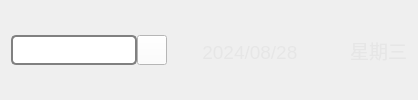
     <widget class="QWidget" name="widget_01" native="true">
      <layout class="QHBoxLayout" name="horizontalLayout_12" stretch="0,3">
       <property name="spacing">
        <number>35</number>
       </property>
       <item>
        <layout class="QHBoxLayout" name="horizontalLayout">
         <property name="spacing">
          <number>0</number>
         </property>
         <item>
          <widget class="QLineEdit" name="lineEdit_City">
           <property name="minimumSize">
            <size>
             <width>0</width>
             <height>30</height>
            </size>
           </property>
           <property name="styleSheet">
            <string notr="true"> QLineEdit {
     border: 2px solid gray;
     border-radius: 5px;
     padding: 0 8px;
     background: white;
     selection-background-color: darkgray;
 }
</string>
           </property>
           <property name="text">
            <string/>
           </property>
          </widget>
         </item>
         <item>
          <widget class="QPushButton" name="pushButton_Search">
           <property name="minimumSize">
            <size>
             <width>30</width>
             <height>30</height>
            </size>
           </property>
           <property name="maximumSize">
            <size>
             <width>30</width>
             <height>30</height>
            </size>
           </property>
           <property name="styleSheet">
            <string notr="true">background-color: rgb(255, 255, 255);</string>
           </property>
           <property name="text">
            <string/>
           </property>
           <property name="icon">
            <iconset resource="../res.qrc">
             <normaloff>:/res/search.png</normaloff>:/res/search.png</iconset>
           </property>
          </widget>
         </item>
        </layout>
       </item>
       <item>
        <widget class="QLabel" name="label_Date">
         <property name="font">
          <font>
           <family>Microsoft YaHei UI</family>
           <pointsize>14</pointsize>
           <weight>50</weight>
           <italic>false</italic>
           <bold>false</bold>
          </font>
         </property>
         <property name="styleSheet">
          <string notr="true">color: rgb(230, 230, 230);</string>
         </property>
         <property name="text">
          <string>2024/08/28          星期三</string>
         </property>
         <property name="alignment">
          <set>Qt::AlignRight|Qt::AlignTrailing|Qt::AlignVCenter</set>
         </property>
        </widget>
       </item>
      </layout>
     </widget>
